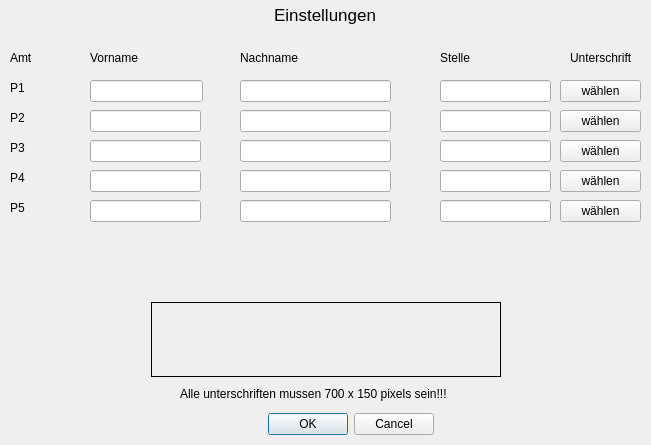
<?xml version="1.0" encoding="UTF-8"?>
<ui version="4.0">
 <class>Settings</class>
 <widget class="QDialog" name="Settings">
  <property name="geometry">
   <rect>
    <x>0</x>
    <y>0</y>
    <width>651</width>
    <height>445</height>
   </rect>
  </property>
  <property name="minimumSize">
   <size>
    <width>651</width>
    <height>445</height>
   </size>
  </property>
  <property name="maximumSize">
   <size>
    <width>651</width>
    <height>445</height>
   </size>
  </property>
  <property name="windowTitle">
   <string>Einstellungen</string>
  </property>
  <widget class="QLabel" name="label">
   <property name="geometry">
    <rect>
     <x>90</x>
     <y>50</y>
     <width>71</width>
     <height>16</height>
    </rect>
   </property>
   <property name="text">
    <string>Vorname</string>
   </property>
  </widget>
  <widget class="QWidget" name="horizontalLayoutWidget">
   <property name="geometry">
    <rect>
     <x>0</x>
     <y>409</y>
     <width>651</width>
     <height>31</height>
    </rect>
   </property>
   <layout class="QHBoxLayout" name="horizontalLayout_2">
    <item>
     <spacer name="horizontalSpacer_4">
      <property name="orientation">
       <enum>Qt::Horizontal</enum>
      </property>
      <property name="sizeHint" stdset="0">
       <size>
        <width>40</width>
        <height>20</height>
       </size>
      </property>
     </spacer>
    </item>
    <item>
     <widget class="QDialogButtonBox" name="buttonBox">
      <property name="orientation">
       <enum>Qt::Horizontal</enum>
      </property>
      <property name="standardButtons">
       <set>QDialogButtonBox::Cancel|QDialogButtonBox::Ok</set>
      </property>
     </widget>
    </item>
    <item>
     <spacer name="horizontalSpacer_3">
      <property name="orientation">
       <enum>Qt::Horizontal</enum>
      </property>
      <property name="sizeHint" stdset="0">
       <size>
        <width>40</width>
        <height>20</height>
       </size>
      </property>
     </spacer>
    </item>
   </layout>
  </widget>
  <widget class="QLabel" name="label_3">
   <property name="geometry">
    <rect>
     <x>240</x>
     <y>50</y>
     <width>71</width>
     <height>16</height>
    </rect>
   </property>
   <property name="text">
    <string>Nachname</string>
   </property>
  </widget>
  <widget class="QLabel" name="label_4">
   <property name="geometry">
    <rect>
     <x>440</x>
     <y>50</y>
     <width>81</width>
     <height>16</height>
    </rect>
   </property>
   <property name="text">
    <string>Stelle</string>
   </property>
  </widget>
  <widget class="QLabel" name="label_5">
   <property name="geometry">
    <rect>
     <x>570</x>
     <y>50</y>
     <width>91</width>
     <height>16</height>
    </rect>
   </property>
   <property name="text">
    <string>Unterschrift</string>
   </property>
  </widget>
  <widget class="QLabel" name="label_6">
   <property name="geometry">
    <rect>
     <x>10</x>
     <y>50</y>
     <width>31</width>
     <height>16</height>
    </rect>
   </property>
   <property name="text">
    <string>Amt</string>
   </property>
  </widget>
  <widget class="QLabel" name="label_7">
   <property name="geometry">
    <rect>
     <x>10</x>
     <y>80</y>
     <width>55</width>
     <height>16</height>
    </rect>
   </property>
   <property name="text">
    <string>P1</string>
   </property>
  </widget>
  <widget class="QLabel" name="label_8">
   <property name="geometry">
    <rect>
     <x>10</x>
     <y>110</y>
     <width>55</width>
     <height>16</height>
    </rect>
   </property>
   <property name="text">
    <string>P2</string>
   </property>
  </widget>
  <widget class="QLabel" name="label_9">
   <property name="geometry">
    <rect>
     <x>10</x>
     <y>140</y>
     <width>55</width>
     <height>16</height>
    </rect>
   </property>
   <property name="text">
    <string>P3</string>
   </property>
  </widget>
  <widget class="QLabel" name="label_10">
   <property name="geometry">
    <rect>
     <x>10</x>
     <y>170</y>
     <width>55</width>
     <height>16</height>
    </rect>
   </property>
   <property name="text">
    <string>P4</string>
   </property>
  </widget>
  <widget class="QLabel" name="label_11">
   <property name="geometry">
    <rect>
     <x>10</x>
     <y>200</y>
     <width>55</width>
     <height>16</height>
    </rect>
   </property>
   <property name="text">
    <string>P5</string>
   </property>
  </widget>
  <widget class="QLineEdit" name="vN1">
   <property name="geometry">
    <rect>
     <x>90</x>
     <y>80</y>
     <width>113</width>
     <height>22</height>
    </rect>
   </property>
  </widget>
  <widget class="QLineEdit" name="nN1">
   <property name="geometry">
    <rect>
     <x>240</x>
     <y>80</y>
     <width>151</width>
     <height>22</height>
    </rect>
   </property>
   <property name="text">
    <string/>
   </property>
  </widget>
  <widget class="QLineEdit" name="bs1">
   <property name="geometry">
    <rect>
     <x>440</x>
     <y>80</y>
     <width>111</width>
     <height>22</height>
    </rect>
   </property>
  </widget>
  <widget class="QLineEdit" name="vN2">
   <property name="geometry">
    <rect>
     <x>90</x>
     <y>110</y>
     <width>111</width>
     <height>22</height>
    </rect>
   </property>
  </widget>
  <widget class="QLineEdit" name="nN2">
   <property name="geometry">
    <rect>
     <x>240</x>
     <y>110</y>
     <width>151</width>
     <height>22</height>
    </rect>
   </property>
  </widget>
  <widget class="QLineEdit" name="bs2">
   <property name="geometry">
    <rect>
     <x>440</x>
     <y>110</y>
     <width>111</width>
     <height>22</height>
    </rect>
   </property>
  </widget>
  <widget class="QLineEdit" name="vN3">
   <property name="geometry">
    <rect>
     <x>90</x>
     <y>140</y>
     <width>111</width>
     <height>22</height>
    </rect>
   </property>
  </widget>
  <widget class="QLineEdit" name="nN3">
   <property name="geometry">
    <rect>
     <x>240</x>
     <y>140</y>
     <width>151</width>
     <height>22</height>
    </rect>
   </property>
  </widget>
  <widget class="QLineEdit" name="bs3">
   <property name="geometry">
    <rect>
     <x>440</x>
     <y>140</y>
     <width>111</width>
     <height>22</height>
    </rect>
   </property>
  </widget>
  <widget class="QLineEdit" name="vN4">
   <property name="geometry">
    <rect>
     <x>90</x>
     <y>170</y>
     <width>111</width>
     <height>22</height>
    </rect>
   </property>
  </widget>
  <widget class="QLineEdit" name="nN4">
   <property name="geometry">
    <rect>
     <x>240</x>
     <y>170</y>
     <width>151</width>
     <height>22</height>
    </rect>
   </property>
  </widget>
  <widget class="QLineEdit" name="bs4">
   <property name="geometry">
    <rect>
     <x>440</x>
     <y>170</y>
     <width>111</width>
     <height>22</height>
    </rect>
   </property>
  </widget>
  <widget class="QLineEdit" name="vN5">
   <property name="geometry">
    <rect>
     <x>90</x>
     <y>200</y>
     <width>111</width>
     <height>22</height>
    </rect>
   </property>
  </widget>
  <widget class="QLineEdit" name="nN5">
   <property name="geometry">
    <rect>
     <x>240</x>
     <y>200</y>
     <width>151</width>
     <height>22</height>
    </rect>
   </property>
  </widget>
  <widget class="QLineEdit" name="bs5">
   <property name="geometry">
    <rect>
     <x>440</x>
     <y>200</y>
     <width>111</width>
     <height>22</height>
    </rect>
   </property>
  </widget>
  <widget class="QPushButton" name="unt1">
   <property name="geometry">
    <rect>
     <x>560</x>
     <y>80</y>
     <width>81</width>
     <height>22</height>
    </rect>
   </property>
   <property name="text">
    <string>wählen</string>
   </property>
  </widget>
  <widget class="QPushButton" name="unt2">
   <property name="geometry">
    <rect>
     <x>560</x>
     <y>110</y>
     <width>81</width>
     <height>22</height>
    </rect>
   </property>
   <property name="text">
    <string>wählen</string>
   </property>
  </widget>
  <widget class="QPushButton" name="unt3">
   <property name="geometry">
    <rect>
     <x>560</x>
     <y>140</y>
     <width>81</width>
     <height>22</height>
    </rect>
   </property>
   <property name="text">
    <string>wählen</string>
   </property>
  </widget>
  <widget class="QPushButton" name="unt4">
   <property name="geometry">
    <rect>
     <x>560</x>
     <y>170</y>
     <width>81</width>
     <height>22</height>
    </rect>
   </property>
   <property name="text">
    <string>wählen</string>
   </property>
  </widget>
  <widget class="QPushButton" name="unt5">
   <property name="geometry">
    <rect>
     <x>560</x>
     <y>200</y>
     <width>81</width>
     <height>22</height>
    </rect>
   </property>
   <property name="text">
    <string>wählen</string>
   </property>
  </widget>
  <widget class="QLabel" name="label_17">
   <property name="geometry">
    <rect>
     <x>180</x>
     <y>386</y>
     <width>291</width>
     <height>16</height>
    </rect>
   </property>
   <property name="text">
    <string>Alle unterschriften mussen 700 x 150 pixels sein!!!</string>
   </property>
  </widget>
  <widget class="QWidget" name="layoutWidget">
   <property name="geometry">
    <rect>
     <x>0</x>
     <y>0</y>
     <width>651</width>
     <height>29</height>
    </rect>
   </property>
   <layout class="QHBoxLayout" name="horizontalLayout">
    <item>
     <spacer name="horizontalSpacer_2">
      <property name="orientation">
       <enum>Qt::Horizontal</enum>
      </property>
      <property name="sizeHint" stdset="0">
       <size>
        <width>40</width>
        <height>20</height>
       </size>
      </property>
     </spacer>
    </item>
    <item>
     <widget class="QLabel" name="label_2">
      <property name="font">
       <font>
        <pointsize>13</pointsize>
       </font>
      </property>
      <property name="text">
       <string>Einstellungen</string>
      </property>
     </widget>
    </item>
    <item>
     <spacer name="horizontalSpacer">
      <property name="orientation">
       <enum>Qt::Horizontal</enum>
      </property>
      <property name="sizeHint" stdset="0">
       <size>
        <width>40</width>
        <height>20</height>
       </size>
      </property>
     </spacer>
    </item>
   </layout>
  </widget>
  <widget class="QWidget" name="horizontalLayoutWidget_2">
   <property name="geometry">
    <rect>
     <x>0</x>
     <y>300</y>
     <width>651</width>
     <height>80</height>
    </rect>
   </property>
   <layout class="QHBoxLayout" name="horizontalLayout_3">
    <item>
     <spacer name="horizontalSpacer_6">
      <property name="orientation">
       <enum>Qt::Horizontal</enum>
      </property>
      <property name="sizeHint" stdset="0">
       <size>
        <width>40</width>
        <height>20</height>
       </size>
      </property>
     </spacer>
    </item>
    <item>
     <widget class="QLabel" name="previewSignatureBox">
      <property name="minimumSize">
       <size>
        <width>350</width>
        <height>75</height>
       </size>
      </property>
      <property name="maximumSize">
       <size>
        <width>350</width>
        <height>75</height>
       </size>
      </property>
      <property name="frameShape">
       <enum>QFrame::Box</enum>
      </property>
      <property name="text">
       <string/>
      </property>
     </widget>
    </item>
    <item>
     <spacer name="horizontalSpacer_5">
      <property name="orientation">
       <enum>Qt::Horizontal</enum>
      </property>
      <property name="sizeHint" stdset="0">
       <size>
        <width>40</width>
        <height>20</height>
       </size>
      </property>
     </spacer>
    </item>
   </layout>
  </widget>
 </widget>
 <resources/>
 <connections>
  <connection>
   <sender>buttonBox</sender>
   <signal>accepted()</signal>
   <receiver>Settings</receiver>
   <slot>accept()</slot>
   <hints>
    <hint type="sourcelabel">
     <x>268</x>
     <y>314</y>
    </hint>
    <hint type="destinationlabel">
     <x>157</x>
     <y>274</y>
    </hint>
   </hints>
  </connection>
  <connection>
   <sender>buttonBox</sender>
   <signal>rejected()</signal>
   <receiver>Settings</receiver>
   <slot>reject()</slot>
   <hints>
    <hint type="sourcelabel">
     <x>336</x>
     <y>320</y>
    </hint>
    <hint type="destinationlabel">
     <x>286</x>
     <y>274</y>
    </hint>
   </hints>
  </connection>
 </connections>
</ui>
